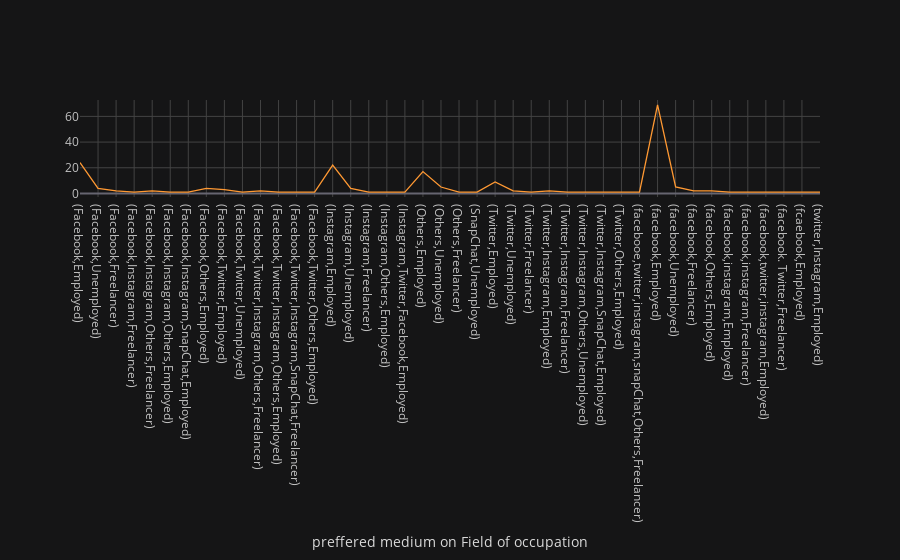

The notebook cell this image was saved under:
### Code cell
plot3=datas['Field of Occupation'].groupby(datas['Preferred Medium']).value_counts()
plot3.iplot(kind="scatter",theme='solar',xTitle='preffered medium on Field of occupation')

### Figure 1 — Plotly figure (JSON) as saved in the notebook; plotly's stock layout.template omitted (floating-point values rounded to 4 significant figures)
{"data": [{"line": {"color": "rgba(255, 153, 51, 1.0)", "dash": "solid", "shape": "linear", "width": 1.3}, "mode": "lines", "name": "Field of Occupation", "text": "", "type": "scatter", "x": ["(Facebook,Employed)", "(Facebook,Unemployed)", "(Facebook,Freelancer)", "(Facebook,Instagram,Freelancer)", "(Facebook,Instagram,Others,Freelancer)", "(Facebook,Instagram,Others,Employed)", "(Facebook,Instagram,SnapChat,Employed)", "(Facebook,Others,Employed)", "(Facebook,Twitter,Employed)", "(Facebook,Twitter,Unemployed)", "(Facebook,Twitter,Instagram,Others,Freelancer)", "(Facebook,Twitter,Instagram,Others,Employed)", "(Facebook,Twitter,Instagram,SnapChat,Freelancer)", "(Facebook,Twitter,Others,Employed)", "(Instagram,Employed)", "(Instagram,Unemployed)", "(Instagram,Freelancer)", "(Instagram,Others,Employed)", "(Instagram,Twitter,Facebook,Employed)", "(Others,Employed)", "(Others,Unemployed)", "(Others,Freelancer)", "(SnapChat,Unemployed)", "(Twitter,Employed)", "(Twitter,Unemployed)", "(Twitter,Freelancer)", "(Twitter,Instagram,Employed)", "(Twitter,Instagram,Freelancer)", "(Twitter,Instagram,Others,Unemployed)", "(Twitter,Instagram,SnapChat,Employed)", "(Twitter,Others,Employed)", "(facebooe,twitter,instagram,snapChat,Others,Freelancer)", "(facebook,Employed)", "(facebook,Unemployed)", "(facebook,Freelancer)", "(facebook,Others,Employed)", "(facebook,instagram,Employed)", "(facebook,instagram,Freelancer)", "(facebook,twitter,instagram,Employed)", "(facebook. Twitter,Freelancer)", "(fcaebook,Employed)", "(twitter,Instagram,Employed)"], "y": [24, 4, 2, 1, 2, 1, 1, 4, 3, 1, 2, 1, 1, 1, 22, 4, 1, 1, 1, 17, 5, 1, 1, 9, 2, 1, 2, 1, 1, 1, 1, 1, 69, 5, 2, 2, 1, 1, 1, 1, 1, 1]}], "layout": {"legend": {"bgcolor": "#151516", "font": {"color": "#D9D9D9"}}, "paper_bgcolor": "#151516", "plot_bgcolor": "#151516", "title": {"font": {"color": "#D9D9D9"}}, "xaxis": {"gridcolor": "#434343", "showgrid": true, "tickfont": {"color": "#C2C2C2"}, "title": {"font": {"color": "#D9D9D9"}, "text": "preffered medium on Field of occupation"}, "zerolinecolor": "#666570"}, "yaxis": {"gridcolor": "#434343", "showgrid": true, "tickfont": {"color": "#C2C2C2"}, "title": {"font": {"color": "#D9D9D9"}, "text": ""}, "zerolinecolor": "#666570"}}}
